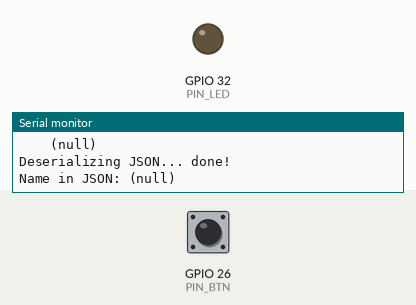
The program below on a simulated ESP32. On the bench: output pins drawn as LEDs (lit = HIGH), the last lines printed to the serial monitor. Inputs (shaded band) come from the test bench; at power-on: GPIO 26 (PIN_BTN) LOW. Storage starts empty.

Above: at 1.2 s.
1.3 s: GPIO 26 (PIN_BTN) pulled HIGH for 0.15 s
At 1.37 s:
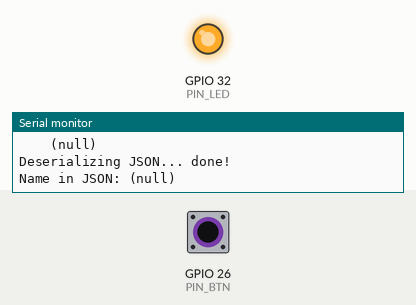
2.9 s: GPIO 26 (PIN_BTN) pulled HIGH for 3.2 s
At 7.2 s:
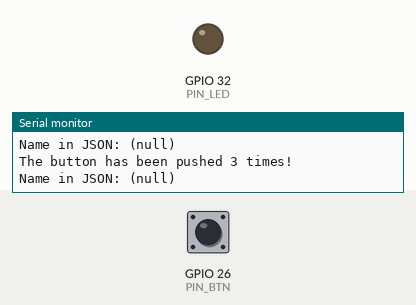
Timing chart, 0 to 8.7 s (numbered marks = the images above; inputs shaded):
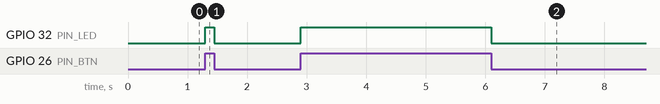

The program:

main.cpp
```cpp
#include <Arduino.h>

#include <SPIFFS.h>
#include <ArduinoJson.h>

#define JSON_FP "/json_test.txt"

#define PIN_BTN 26
#define PIN_LED 32

const int jcap = JSON_OBJECT_SIZE(1);
DynamicJsonDocument jdoc(jcap);

int btimes = 0;

// This needs to be volatile because can be changed "outside"
// the code that is being executed (interrupts / loop).
volatile int btnPushed = 0;

void IRAM_ATTR cbBtnPressed() {
  btimes++;
  btnPushed = 1;

  int state = digitalRead(PIN_BTN);
  digitalWrite(PIN_LED, state);
}

const char* str(const char *s) {
  int len = strlen(s);
  char *sstr = (char *) malloc( 1 + sizeof(char) * len );

  sprintf(sstr, "%s\0", s);

  return sstr;
}

char* readFile(const char* path) {
  char *s = NULL;

  File fd = SPIFFS.open(path);
  if(!fd) return NULL;

  size_t fsize = fd.available();
  s = (char *) malloc(fsize + 1);

  if(s == NULL) {
    Serial.println("\n\nDynamic memory cannot be allocated!");

    return NULL;
  }

  fd.readBytes(s, fsize);
  fd.close();

  s[fsize] = '\0';

  return s;
}

void setup() {
  Serial.begin(115200);

  pinMode(PIN_BTN, INPUT);
  pinMode(PIN_LED, OUTPUT);

  attachInterrupt(PIN_BTN, cbBtnPressed, CHANGE);

  if( !SPIFFS.begin(true) ) {
    Serial.println("SPIFFS could not be initialized!");

    while(1);
  }

  // Load the file with JSON
  Serial.print("Reading JSON file... ");
  char *fjson = readFile(JSON_FP);
  Serial.println("done!");

  Serial.printf("\t\tJSON read:\n\t\t%s\n\n", str(fjson));

  Serial.print("Deserializing JSON... ");
  deserializeJson(jdoc, fjson);
  Serial.println("done!");
}

void loop() {
  // The serial printing uses interrupts and causes issues
  // calling it from an interruption callback, so must be done here!
  if(btnPushed) {
    Serial.printf("The button has been pushed %d times!\n", btimes);
    btnPushed = 0;
  }

  // Print the name in JSON every 5 seconds

  Serial.printf("Name in JSON: %s\n", str(jdoc["nombre_alumno"]) );
  delay(5000);
}
```

Measured:
- after the input at 1.3 s, GPIO 32 (PIN_LED): LOW → HIGH at once, → LOW 0.15 s later
- after the input at 2.9 s, GPIO 32 (PIN_LED): LOW → HIGH at once, → LOW 3.2 s later
